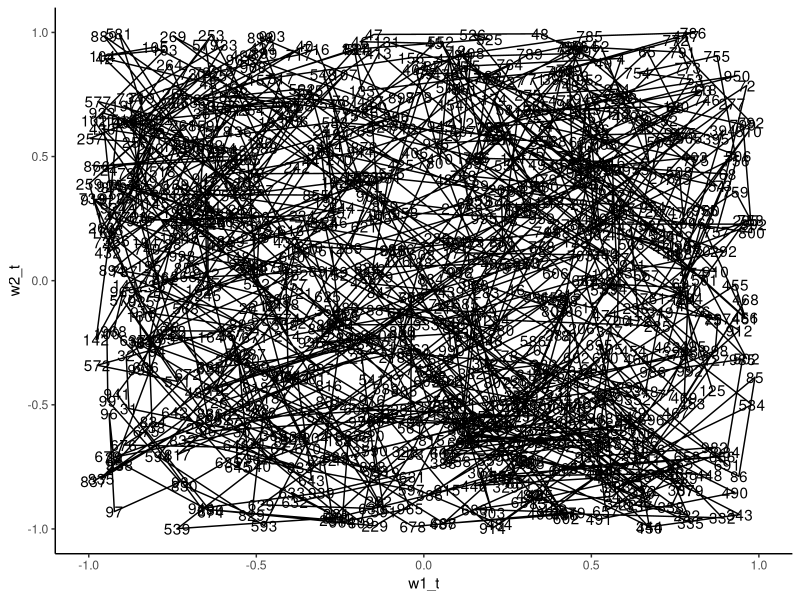
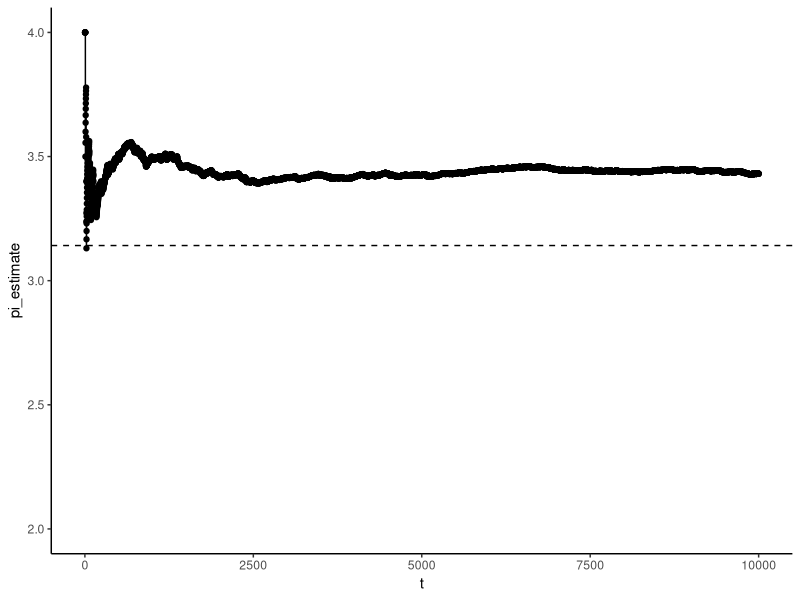
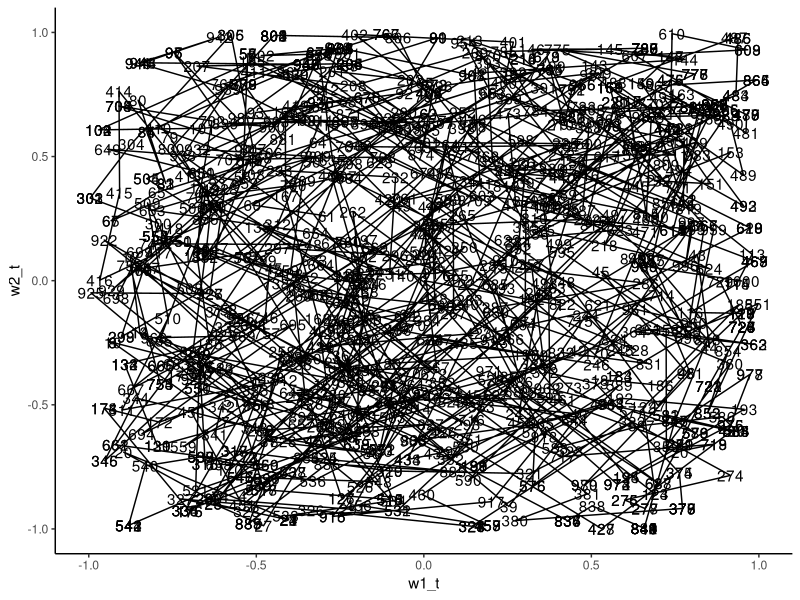
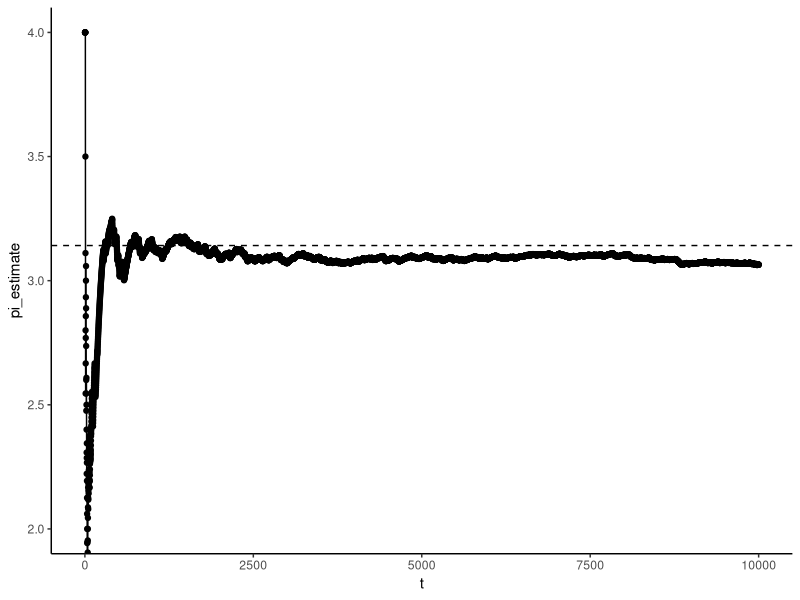
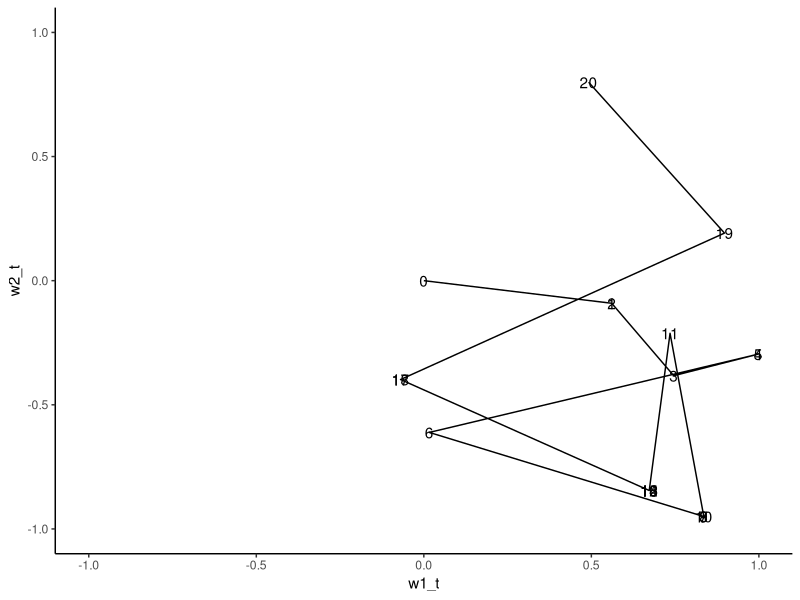
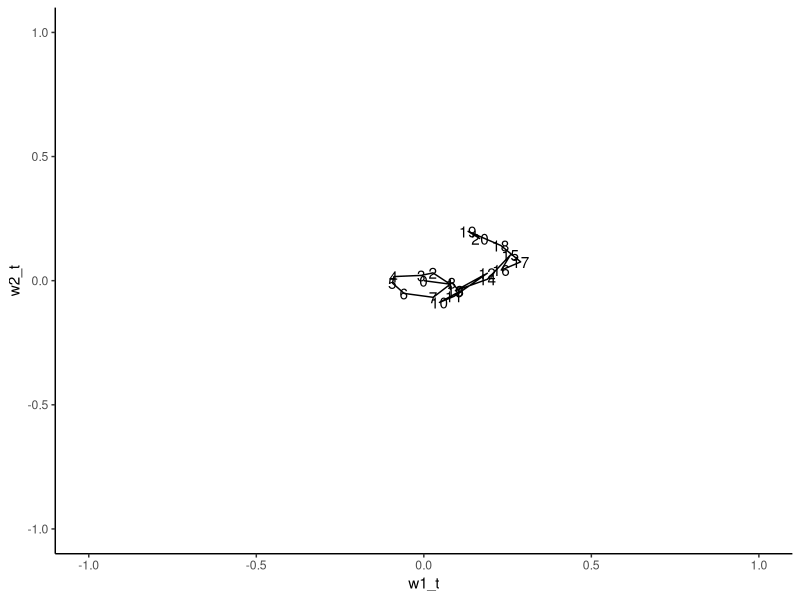
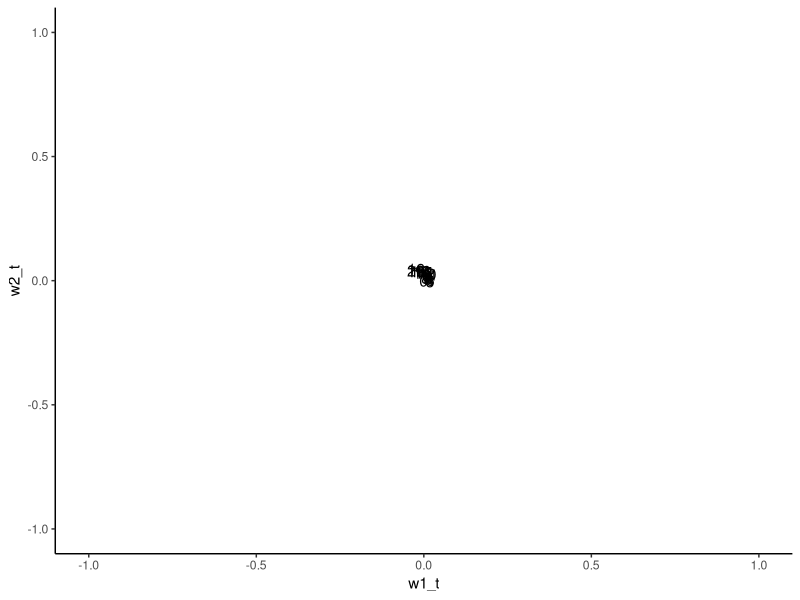
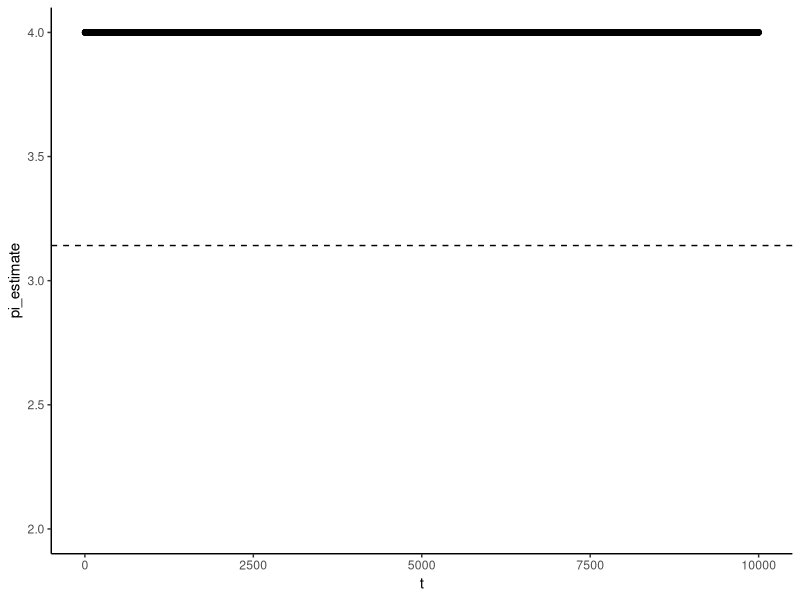

Recreate these plots in R, in order.
## ---- chunk 1
knitr::opts_chunk$set(echo = TRUE)
knitr::opts_chunk$set(echo = TRUE, fig.align="center")
gc()
ls()
library(tidyverse)
set.seed(47)
## ---- chunk 2
# Define function that returns a dataframe of a random walk in 2 dimensions

random_walker <- function(w1_0, w2_0, epsilon, n){
  t <- c(0:n) # define chain
  w1_t <- c(w1_0) # define chain
  w2_t <- c(w2_0) # define chain
  for (i in c(1:n) ){
    # First coordinate
    error1 <- runif(1, -epsilon , epsilon)
    w1_move <- w1_t[i] + runif(1, -epsilon , epsilon)
    while (w1_move > 1 |  w1_move < -1){ # reject of not in stationary support
      error1 <- runif(1, -epsilon , epsilon)
      w1_move <- w1_t[i] + runif(1, -epsilon , epsilon)
    }

    # Second coordinate
    error2 <- runif(1, -epsilon , epsilon)
    w2_move <- w2_t[i] + runif(1, -epsilon , epsilon)
    while (w2_move > 1 |  w2_move < -1){ # reject of not in stationary support
      error2 <- runif(1, -epsilon , epsilon)
      w2_move <- w2_t[i] + runif(1, -epsilon , epsilon)
    }
    
    # Move with 100% probability to new coordinates.
    w1_t[i+1] <- w1_move
    w2_t[i+1] <- w2_move
  }
  return(data.frame(w1_t, w2_t, t))
}

# Define function that returns a graph of a random walk in 2 dimensions
# input is a dataframe created by first function

random_walker_graph <- function(data){
  graph <- data %>% ggplot(aes(x = w1_t, y = w2_t)) +
    geom_text(aes(label = t)) + 
    geom_path() + 
    coord_cartesian(xlim = c(-1, 1), ylim = c(-1, 1)) + 
    theme_classic()
  return(graph)
}

# Define function that returns an estimate of pi from a random walk in 2 dimensions
# input is a dataframe created by first function

random_walker_pi <- function(data){
  t <- c(1:nrow(data))
  w1 <- w2 <- pi_estimate <- c()
  for (i in t){
    w1 <- c(w1, data$w1_t[i])
    w2 <- c(w2, data$w2_t[i])
    w <- w1^2 + w2^2
    pi_estimate <- c(pi_estimate, 4*length(w[w < 1])/length(w))
  }
  graph <- data.frame(t, pi_estimate) %>% 
    ggplot(aes(x=t, y = pi_estimate)) +
    geom_point() + geom_line() +
    geom_hline(yintercept=pi, linetype='dashed') + 
    coord_cartesian(ylim = c(2, 4)) + 
    theme_classic()
  return(graph)
}
## ---- chunk 3
data <- random_walker(0, 0, 0.5 , 1000)

random_walker_graph(data) # area around the edges is more sparse than centre.

data <- random_walker(0, 0, 0.5 , 10000)

random_walker_pi(data) # Over-estimates pi.
## ---- chunk 4
# Define function that returns a dataframe of a random walk in 2 dimensions
# Now considers MH ratio.

random_walker <- function(w1_0, w2_0, epsilon, n){
  t <- c(0:n) # define chain
  w1_t <- c(w1_0) # define chain
  w2_t <- c(w2_0) # define chain
  for (i in c(1:n) ){
    # First coordinate
    error1 <- runif(1, -epsilon , epsilon)
    w1_move <- w1_t[i] + runif(1, -epsilon , epsilon)

    
    
    # Second coordinate
    error2 <- runif(1, -epsilon , epsilon)
    w2_move <- w2_t[i] + runif(1, -epsilon , epsilon)
    
    # Move with to new coordinates only if inside the unit square.
    w1_t[i+1] <- w1_t[i]
    w2_t[i+1] <- w2_t[i]
    
    if (abs(w1_move) < 1 & abs(w2_move) < 1){
      w1_t[i+1] <- w1_move
      w2_t[i+1] <- w2_move
    }
    
  }
  return(data.frame(w1_t, w2_t, t))
}

# Define function that returns a graph of a random walk in 2 dimensions
# input is a dataframe created by first function

random_walker_graph <- function(data){
  graph <- data %>% ggplot(aes(x = w1_t, y = w2_t)) +
    geom_text(aes(label = t)) + 
    geom_path() + 
    coord_cartesian(xlim = c(-1, 1), ylim = c(-1, 1)) + 
    theme_classic()
  return(graph)
}

# Define function that returns an estimate of pi from a random walk in 2 dimensions
# input is a dataframe created by first function

random_walker_pi <- function(data){
  t <- c(1:nrow(data))
  w1 <- w2 <- pi_estimate <- c()
  for (i in t){
    w1 <- c(w1, data$w1_t[i])
    w2 <- c(w2, data$w2_t[i])
    w <- w1^2 + w2^2
    pi_estimate <- c(pi_estimate, 4*length(w[w < 1])/length(w))
  }
  graph <- data.frame(t, pi_estimate) %>% 
    ggplot(aes(x=t, y = pi_estimate)) +
    geom_point() + geom_line() +
    geom_hline(yintercept=pi, linetype='dashed') + 
    coord_cartesian(ylim = c(2, 4)) + 
    theme_classic()
  return(graph)
}

## ---- chunk 5
data <- random_walker(0, 0, 0.5 , 1000)

random_walker_graph(data) # area around the edges is no more sparse than centre.

data <- random_walker(0, 0, 0.5 , 10000)

random_walker_pi(data) # Estimates pi well.
## ---- chunk 6
data <- random_walker(0, 0, 1 , 20)

random_walker_graph(data)

data <- random_walker(0, 0, 0.1 , 20)

random_walker_graph(data)

data <- random_walker(0, 0, 0.01 , 20)

random_walker_graph(data)

data <- random_walker(0, 0, 0.001 , 10000)

random_walker_pi(data)
## ---- chunk 7
data <- random_walker(0, 0, 1 , 30)

random_walker_graph(data)

data <- random_walker(1, 1, 1 , 30)

random_walker_graph(data)

data <- random_walker(0, 0, 1 , 10000)

random_walker_pi(data)

data <- random_walker(1, 1, 1 , 10000)

random_walker_pi(data)

## ---- chunk 8
data <- random_walker(0, 0, 1 , 5)

random_walker_graph(data)

data <- random_walker(1, 1, 1 , 75)

random_walker_graph(data)

data <- random_walker(0, 0, 1 , 100)

random_walker_pi(data)

data <- random_walker(0, 0, 1 , 10000)

random_walker_pi(data)

## ---- chunk 9
#Random walk with good prior
betaWalk = function(Xbinom, xNot, n, a, b){
  steps = c() # A vector to store our locations
  x = xNot; steps[1] = xNot #A starting place
  for(i in 2:(n+1)){
    y = rbeta(1, a, b) #Simulate a y from the beta distribution
    MH = min(1, dbeta(y, a + Xbinom, 100-Xbinom+b))#Compute the M-H ratio
    if(runif(1,0,1) < MH){ #With prob M-H, move to y
      x=y
    }
    steps[i]=x
  }
  return(steps)
}

#Simulate X~binom(.25, 100)
X=rbinom(1, 100, p=.25)
goodPrior = betaWalk(X, .25, n=5000, a=10, b=30)
goodMean = mean(goodPrior)
goodMedian = median(goodPrior)
goodCredInt = quantile(goodPrior, probs = c(.025, .975))
print(paste("With good prior: Posterior Mean = ", round(goodMean,3), " Posterior Median = ", round(goodMedian, 3)," 95% Credible Interval = (", round(goodCredInt[1],3), ", ", round(goodCredInt[2], 3), ")"))
plot(goodPrior, col="red", lwd=1, main = "Chain with good prior", xlab = "Step", ylab = "Value")
## ---- chunk 10
badPrior = betaWalk(X, 0.25, n=5000, a=30, b=10)
badMean = mean(badPrior)
badMedian = median(badPrior)
badCredInt = quantile(badPrior, probs = c(0.025, 0.975))
print(paste("With bad prior: Posterior Mean = ", round(badMean,3), " Posterior Median = ", round(badMedian, 3)," 95% Credible Interval = (", round(badCredInt[1],3), ", ", round(badCredInt[2], 3), ")"))
plot(badPrior, col="red", lwd=1, main = "Chain with bad prior", xlab = "Step", ylab = "Value")
## ---- chunk 11
Xbinom=X; xNot = .25; n=5000; a=10; b=30
  movingMean=c()
  movingCredLow=c()
  movingCredHigh=c()
  steps = c() # A vector to store our locations
  x = xNot; steps[1] = xNot #A starting place
  for(i in 2:(n+1)){
    y = rbeta(1, a, b) #Simulate a y from the beta distribution
    MH = min(1, dbeta(y, a + Xbinom, 100-Xbinom+b))#Compute the M-H ratio
    if(runif(1,0,1) < MH){ #With prob M-H, move to y
      x=y
    }
    steps[i]=x
    movingMean[i-1]=mean(steps)
    movingCredLow[i-1] = quantile(steps, .025)
    movingCredHigh[i-1] = quantile(steps, .975)
  }

plot(movingMean, type='l', main = "Moving Mean Good Prior", xlab = "Step", ylab = "Value")
## ---- chunk 12
  a=30;b=10
  movingMean=c()
  movingCredLow=c()
  movingCredHigh=c()
  steps = c() # A vector to store our locations
  x = xNot; steps[1] = xNot #A starting place
  for(i in 2:(n+1)){
    y = rbeta(1, a, b) #Simulate a y from the beta distribution
    MH = min(1, dbeta(y, a + Xbinom, 100-Xbinom+b))#Compute the M-H ratio
    if(runif(1,0,1) < MH){ #With prob M-H, move to y
      x=y
    }
    steps[i]=x
    movingMean[i-1]=mean(steps)
    movingCredLow[i-1] = quantile(steps, .025)
    movingCredHigh[i-1] = quantile(steps, .975)
  }

plot(movingMean, type='l', main = "Moving Mean Bad Prior", xlab = "Step", ylab = "Value")
